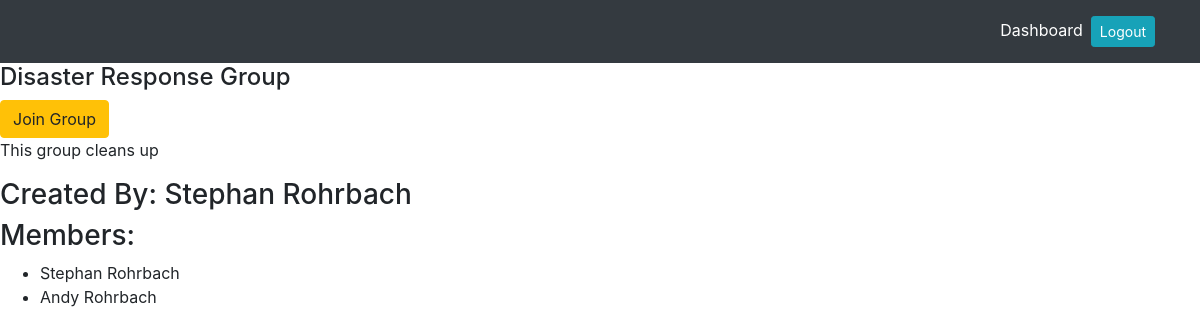
Screenshot of /groups/1 (signed in) with the database file from the repository.
### exam_app/models.py (models this page shows)
class Group(models.Model):
    org_name = models.CharField(max_length=255)
    desc = models.CharField(max_length=255)
    creator = models.ForeignKey(User, related_name="has_created_groups", on_delete=models.CASCADE)
    joined_by = models.ManyToManyField(User, related_name="joined_groups")
    created_at = models.DateTimeField(auto_now_add=True)
    updated_at = models.DateTimeField(auto_now=True)
    objects = GroupManager()

class User(models.Model):
    first_name = models.CharField(max_length=50)
    last_name = models.CharField(max_length=50)
    email = models.EmailField()
    password = models.CharField(max_length=50)
    created_at = models.DateTimeField(auto_now_add=True)
    updated_at = models.DateTimeField(auto_now=True)
    objects = UserManager()

### exam_app/views.py (the view)
# urls.py: path("groups/<int:group_id>", views.show_one),
def show_one(request, group_id):
    context = {
        'group': Group.objects.get(id=group_id),
        'current_user': User.objects.get(id=request.session['user_id'])
    }
    return render(request, "show_one.html", context)

### exam_app/templates/show_one.html (shortened to what this page needs)
<!DOCTYPE html>
<html lang="en">
<head>
    <link rel="stylesheet" href="https://stackpath.bootstrapcdn.com/bootstrap/4.3.1/css/bootstrap.min.css"
>
</head>
<body>
    <nav class="navbar navbar-expand-lg navbar-dark bg-dark">
        <div class="container">
            <div class="collapse navbar-collapse" id="navbarText">
                <span class="navbar-text">
                    <a href="/success">Dashboard</a><a href="/logout" role="button" class="btn btn-sm btn-info ml-2 text-white">Logout</a>
                </span>
            </div>
        </div>
    </nav>
    <h4>{{group.org_name}}</h4>
    {% if current_user in group.joined_by.all %}
    <a href="/leave/{{group.id}}" role="button" class="btn btn-danger">Leave Group</a>
    {% else %}
    <a href="/join/{{group.id}}" role="button" class="btn btn-warning">Join Group</a>
    {% endif %}
    <p>{{group.desc}}</p>
    <h3>Created By: {{group.creator.first_name}} {{group.creator.last_name}}</h3>
    <h3>Members:</h3>
    <ul>
        {% for fav in group.joined_by.all %}
        <li>{{fav.first_name}} {{fav.last_name}}</li>
        {% endfor %}
    </ul>
</body>
</html>

### rows the page displays
Group: org_name "Disaster Response Group", desc "This group cleans up", creator.first_name "Stephan", creator.last_name "Rohrbach"
User: first_name "Stephan", last_name "Rohrbach"
User: first_name "Andy", last_name "Rohrbach"
